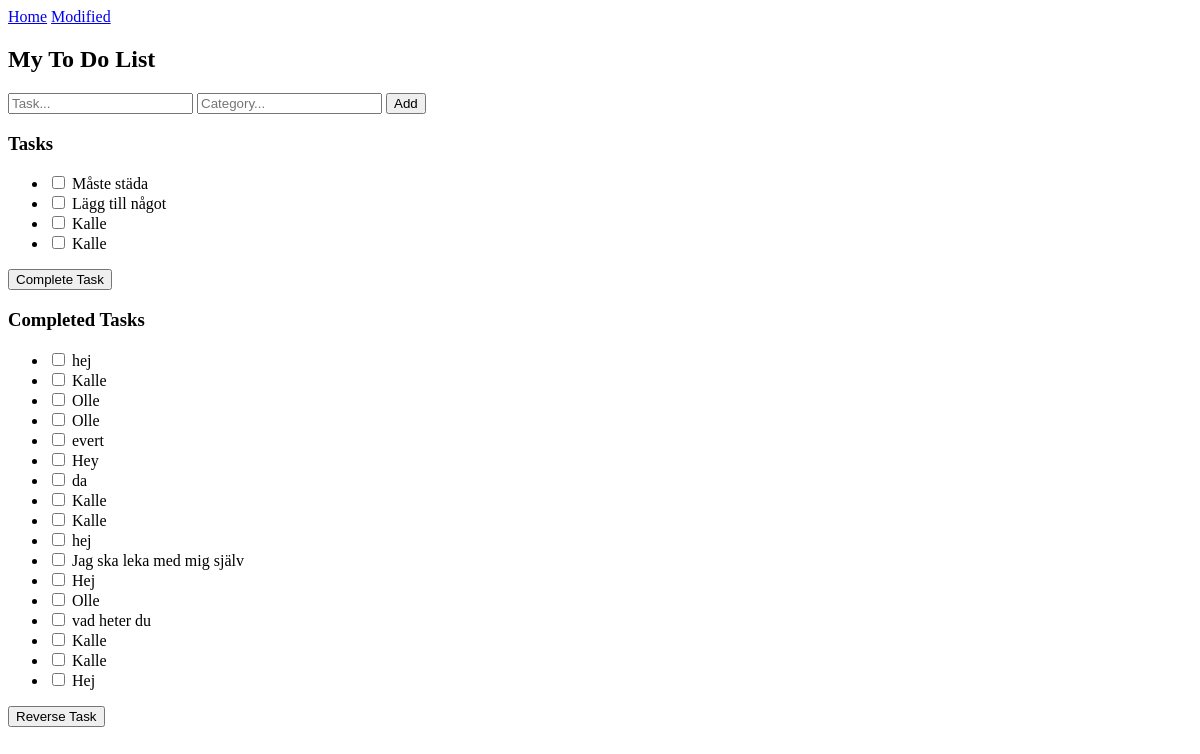
The page / on the database its author committed.
### app.py (models this page shows, shortened)
class Todo(db.Model):
    id = db.Column(db.Integer, primary_key=True)
    content = db.Column(db.String(200), nullable=False)
    completed = db.Column(db.Boolean, default=False)
    categories = db.Column(db.String(200), nullable=False)
    date_created = db.Column(db.DateTime, default=datetime.utcnow)

### app.py (the view)
@app.route("/")
def home():
    tasks = Todo.query.all()
    return render_template("base.html", tasks = tasks)

### templates/base.html (shortened to what this page needs)
<!DOCTYPE html>
<html lang="en">
<head>
    <nav>
                <a href="/">Home</a>
                <a href="/modified">Modified</a>
</nav>
    <link rel="stylesheet" href="{{ url_for('static', filename='style.css') }}">
</head>
<body>
    {% block content %}
    <div>
        <h2>My To Do List</h2>
        <form id ="MyForm" method="POST" action="/new_task">
            <input type="text" name="content" placeholder="Task..." required>
            <input type="text" name="categories" placeholder="Category..." required>
            <button type="submit" class="addBtn">Add</button>
        </form>
    </div>
    <div class="header">
        <h3>Tasks</h3>
    </div>
    <form method="POST" action="/update_tasks">
        <ul class="list_clean">
            {% for task in tasks %}
            {% if not task.completed %}
            <li>
                <input type="checkbox" id="task_{{ task.id }}" name="task_ids" value="{{ task.id }}">
                <label for="task_{{ task.id }}">{{ task.content }}</label>
            </li>
            {% endif %}
            {% endfor %}
        </ul>
        <button type="submit" class="updateBtn">Complete Task</button>
    </form>
    <h3>Completed Tasks</h3>
    <form method="POST" action="/update_tasks">
    <ul class="list_clean">
        {% for task in tasks %}
        {% if task.completed %}
        <li>
            <input type="checkbox" id="task_{{ task.id }}" name="task_ids" value="{{ task.id }}">
            <label for="task_{{ task.id }}">{{ task.content }}</label>
        </li>
        {% endif %}
        {% endfor %}
    </ul>
    <button type="submit" class="updateBtn">Reverse Task</button>
    </form>
    {% endblock %}
</body>
</html>

### rows shown on the page
Todo: content "Måste städa"
Todo: content "Lägg till något"
Todo: content "Kalle"
Todo: content "Kalle"
Todo: content "hej"
Todo: content "Kalle"
Todo: content "Olle"
Todo: content "Olle"
Todo: content "evert"
Todo: content "Hey"
Todo: content "da"
Todo: content "Kalle"
Todo: content "Kalle"
Todo: content "hej"
Todo: content "Jag ska leka med mig själv"
Todo: content "Hej"
Todo: content "Olle"
Todo: content "vad heter du"
Todo: content "Kalle"
Todo: content "Kalle"
Todo: content "Hej"
